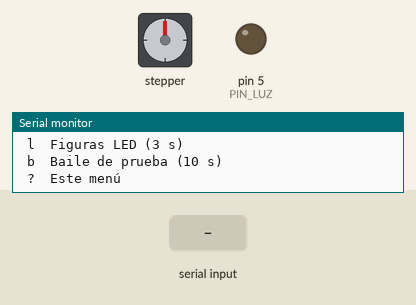
Simulated run of this sketch. Board: Arduino Uno, built with avr-gcc and run on an emulated ATmega328P. On the bench: stepper motor, output pins drawn as LEDs (lit = HIGH), the last lines printed to the serial monitor. Wiring (inferred from the names in the program): stepper motor (2048 steps per turn assumed): coils pin 8, pin 9, pin 10, pin 11. Inputs (shaded band) come from the test bench. Pins used as bus, display or sensor lines are not drawn.

Above: at 1.3 s.
1.4 s: "m" received over Serial
At 2.2 s:
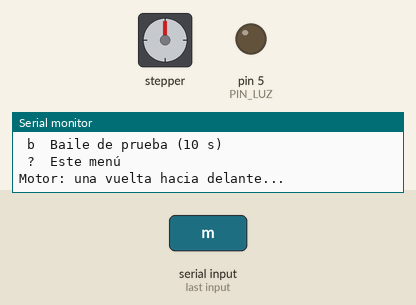
13.4 s: "l" received over Serial
At 15.2 s:
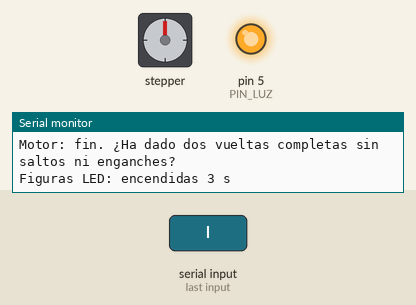
15.5 s: "b" received over Serial
At 27.8 s:
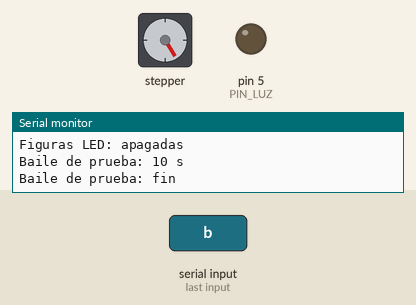
Timing chart, 0 to 28.6 s (numbered marks = the images above; inputs shaded):
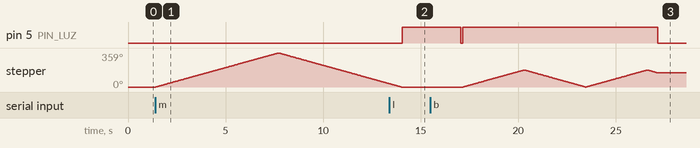

Measured:
- after the input at 1.4 s, stepper: turns 359° clockwise in 6.3 s, then 325° counter-clockwise in 5.7 s
- after the input at 13.4 s, pin 5 (PIN_LUZ): LOW → HIGH after 0.65 s
- after the input at 15.5 s, stepper: turns 179° clockwise in 3.1 s, then 179° counter-clockwise in 3.1 s, then 179° clockwise in 3.1 s, then 30° counter-clockwise in 0.49 s

The sketch:

prueba_componentes.ino
```cpp
// Autómata de Halloween — sketch de PRUEBA de componentes
//
// Sirve para comprobar cada parte por separado antes de cargar el sketch definitivo.
// Abre el monitor serie a 9600 baudios y envía una letra:
//
//   m  Motor: una vuelta en un sentido y otra en el contrario
//   p  PIR: muestra durante 30 s cuándo detecta movimiento
//   s  Sonido: dispara la reproducción del módulo (pad PE)
//   l  Figuras LED: las enciende 3 segundos
//   b  Baile completo de prueba (sonido + luz + motor), 10 s
//   ?  Muestra el menú
//
// Los pines son los mismos que en el sketch definitivo.

const int PIN_PIR = 2;
const int PIN_LUZ = 5;
const int PIN_SONIDO = 6;
const int BOBINAS[4] = {8, 9, 10, 11};

const unsigned int US_POR_PASO = 1500;
const long PASOS_POR_VUELTA = 4096;    // medios pasos del 28BYJ-48

const byte SECUENCIA[8][4] = {
  {1,0,0,0}, {1,1,0,0}, {0,1,0,0}, {0,1,1,0},
  {0,0,1,0}, {0,0,1,1}, {0,0,0,1}, {1,0,0,1}
};
int fase = 0;

void apagarBobinas() {
  for (int i = 0; i < 4; i++) digitalWrite(BOBINAS[i], LOW);
}

void paso(int dir) {
  fase = (fase + dir + 8) % 8;
  for (int i = 0; i < 4; i++) digitalWrite(BOBINAS[i], SECUENCIA[fase][i]);
  delayMicroseconds(US_POR_PASO);
}

void dispararSonido() {
  pinMode(PIN_SONIDO, OUTPUT);
  digitalWrite(PIN_SONIDO, LOW);
  delay(100);
  pinMode(PIN_SONIDO, INPUT);
}

void menu() {
  Serial.println();
  Serial.println(F("=== Prueba de componentes ==="));
  Serial.println(F(" m  Motor (una vuelta y vuelta atrás)"));
  Serial.println(F(" p  PIR (30 s)"));
  Serial.println(F(" s  Sonido"));
  Serial.println(F(" l  Figuras LED (3 s)"));
  Serial.println(F(" b  Baile de prueba (10 s)"));
  Serial.println(F(" ?  Este menú"));
}

void pruebaMotor() {
  Serial.println(F("Motor: una vuelta hacia delante..."));
  for (long p = 0; p < PASOS_POR_VUELTA; p++) paso(1);
  Serial.println(F("...y una vuelta hacia atrás"));
  for (long p = 0; p < PASOS_POR_VUELTA; p++) paso(-1);
  apagarBobinas();
  Serial.println(F("Motor: fin. ¿Ha dado dos vueltas completas sin saltos ni enganches?"));
}

void pruebaPIR() {
  Serial.println(F("PIR: muévete delante del sensor durante 30 s"));
  int anterior = -1;
  unsigned long inicio = millis();
  while (millis() - inicio < 30000UL) {
    int ahora = digitalRead(PIN_PIR);
    if (ahora != anterior) {
      Serial.print((millis() - inicio) / 1000);
      Serial.println(ahora == HIGH ? F(" s  -> MOVIMIENTO (HIGH)") : F(" s  -> nada (LOW)"));
      anterior = ahora;
    }
    delay(20);
  }
  Serial.println(F("PIR: fin"));
}

void pruebaSonido() {
  Serial.println(F("Sonido: disparando el pad PE"));
  dispararSonido();
}

void pruebaLuz() {
  Serial.println(F("Figuras LED: encendidas 3 s"));
  digitalWrite(PIN_LUZ, HIGH);
  delay(3000);
  digitalWrite(PIN_LUZ, LOW);
  Serial.println(F("Figuras LED: apagadas"));
}

void pruebaBaile() {
  Serial.println(F("Baile de prueba: 10 s"));
  dispararSonido();
  digitalWrite(PIN_LUZ, HIGH);
  unsigned long inicio = millis();
  int dir = 1;
  while (millis() - inicio < 10000UL) {
    for (int p = 0; p < 2048 && millis() - inicio < 10000UL; p++) paso(dir);
    dir = -dir;
  }
  apagarBobinas();
  digitalWrite(PIN_LUZ, LOW);
  Serial.println(F("Baile de prueba: fin"));
}

void setup() {
  Serial.begin(9600);
  pinMode(PIN_PIR, INPUT);
  pinMode(PIN_LUZ, OUTPUT);
  pinMode(PIN_SONIDO, INPUT);
  for (int i = 0; i < 4; i++) pinMode(BOBINAS[i], OUTPUT);
  apagarBobinas();
  Serial.println(F("Recuerda: el PIR tarda ~1 min en estabilizarse tras encenderlo."));
  menu();
}

void loop() {
  if (Serial.available()) {
    char c = Serial.read();
    switch (c) {
      case 'm': case 'M': pruebaMotor();  break;
      case 'p': case 'P': pruebaPIR();    break;
      case 's': case 'S': pruebaSonido(); break;
      case 'l': case 'L': pruebaLuz();    break;
      case 'b': case 'B': pruebaBaile();  break;
      case '?':           menu();         break;
      default: break;    // ignora saltos de línea y otras teclas
    }
  }
}
```
